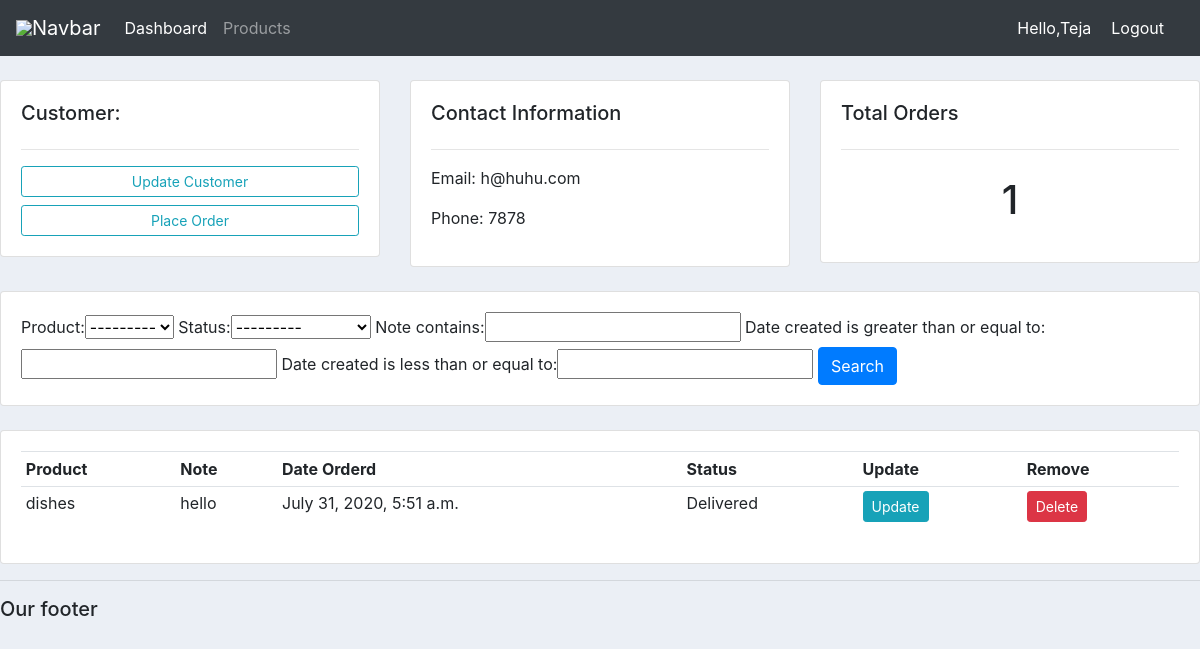
Screenshot of /customer/4/ (signed in) with the database file from the repository.
### accounts/models.py (models this page shows, shortened)
class Customer(models.Model):
    name = models.CharField(max_length=200, null=True)
    phone = models.CharField(max_length=200,null=True)
    email = models.CharField(max_length=200, null=True)
    date_created = models.DateTimeField(auto_now_add=True)

class Order(models.Model):
    STATUS = ( ('Pending', 'Pending'),
    ('Out for delivery', 'Out for delivery'),
    ('Delivered','Delivered')
    )
    customer = models.ForeignKey(Customer, null=True,on_delete=models.SET_NULL)
    product = models.ForeignKey(Product, null=True, on_delete=models.SET_NULL)
    date_created = models.DateTimeField(auto_now_add=True, null=True)
    status = models.CharField(max_length=200, null=True, choices=STATUS)
    note = models.CharField(max_length=1000, null=True)

class Product(models.Model):
    Category=(
        ('Indoor', 'Indoor'),
        ('Out Door', 'Out Door')
    )
    name = models.CharField(max_length=200, null=True)
    price = models.FloatField(null=True)
    category = models.CharField(max_length=200, null=True, choices=Category)
    description = models.CharField(max_length=200, null=True, blank=True)
    date_created = models.DateTimeField(auto_now_add=True, null=True)
    tags = models.ManyToManyField(Tag)
    def __str__(self):
        return self.name

### accounts/decorators.py (the view)
		def wrapper_func(request, *args, **kwargs):
			group = None
			if request.user.groups.exists():
				group = request.user.groups.all()[0].name
			if group in allowed_roles:
				return view_func(request, *args, **kwargs)
			else:
				return HttpResponse('You are not authorized to view this page')

### accounts/views.py (called while the page is built)
@login_required(login_url='login')
@allowed_users(allowed_roles=['Admin'])
def customer(request, pk):
    customers = Customer.objects.get(id=pk)
    orders = customers.order_set.all()
    order_count = orders.count()
    myFilter = OrderFilter(request.GET, queryset=orders)
    orders = myFilter.qs
    context = {'customers':customers,'orders':orders,'order_count':order_count,'myFilter':myFilter}
    return render(request, 'accounts/customer.html', context)

### accounts/templates/accounts/customer.html
{%  extends 'accounts/main.html' %}
{% block content %}
	<br>
<div class="row">
	<div class="col-md">
		<div class="card card-body">
			<h5>Customer:</h5>
			<hr>
			<a class="btn btn-outline-info  btn-sm btn-block" href="">Update Customer</a>
			<a class="btn btn-outline-info  btn-sm btn-block" href="{% url 'create_order' customers.id %}">Place Order</a>
		</div>
	</div>
	<div class="col-md">
		<div class="card card-body">
			<h5>Contact Information</h5>
			<hr>
			<p>Email: {{customers.email}}</p>
			<p>Phone: {{customers.phone}}</p>
		</div>
	</div>
	<div class="col-md">
		<div class="card card-body">
			<h5>Total Orders</h5>
			<hr>
			<h1 style="text-align: center;padding: 10px">{{order_count}}</h1>
		</div>
	</div>
</div>
<br>
<div class="row">
	<div class="col">
		<div class="card card-body">
			<form method="get">
				{{myFilter.form}}
		    <button class="btn btn-primary" type="submit">Search</button>
		  </form>
		</div>
	</div>
</div>
<br>
<div class="row">
	<div class="col-md">
		<div class="card card-body">
			<table class="table table-sm">
				<tr>
					<th>Product</th>
					<th>Note</th>
					<th>Date Orderd</th>
					<th>Status</th>
					<th>Update</th>
					<th>Remove</th>
				</tr>
				{% for i in orders %}
				<tr>
					<td>{{i.product}}</td>
					<td>{{i.note}}</td>
					<td>{{i.date_created}}</td>
					<td>{{i.status}}</td>
					<td><a class="btn btn-sm btn-info" href="{% url 'update_order' i.id %}">Update</a></td>
					<td><a class="btn btn-sm btn-danger" href="{% url 'delete_order' i.id %}">Delete</a></td>
				</tr>
				{% endfor %}
			</table>
		</div>
	</div>
</div>
{% endblock %}

### accounts/templates/accounts/navbar.html (shortened to what this page needs)
{% load static %}
<nav class="navbar navbar-expand-lg navbar-dark bg-dark">
  <img src="{% static 'images/logo.png' %}">
    <a class="navbar-brand" href="#">Navbar</a>
    <div class="collapse navbar-collapse" id="navbarNav">
      <ul class="navbar-nav">
        {% if request.user.is_staff %}
        <li class="nav-item active">
          <a class="nav-link" href="{% url 'home' %}">Dashboard</span></a>
        </li>
        <li class="nav-item">
          <a class="nav-link" href="#">Products</a>
        </li>
       {% endif %}
      </ul>
    </div>
    <span  class='hello-msg'>Hello,{{request.user}} </span>
    <span><a class='hello-msg' href="{% url 'logout' %}">Logout</a></span>
  </nav>

### static/css/main.css (style rules this page uses)
body { background-color: #ebeff5; }

### accounts/templates/accounts/navbar.html (style rules this page uses)
.hello-msg { font-size: 16px; color: #fff; margin-right: 20px; }

### rows the page displays
Customer: email "h@huhu.com", phone "7878"
Order: product "dishes", note "hello", date_created "July 31, 2020, 5:51 a.m.", status "Delivered"

### other values shown
{{ request.user }} "Teja"
{{ order_count }} "1"
